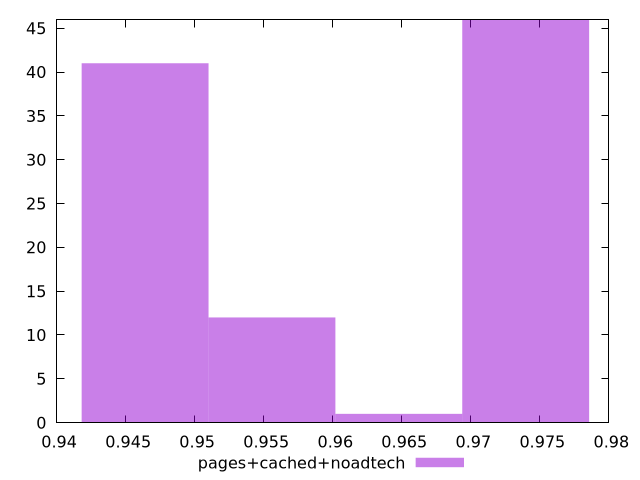

gnuplot code for this plot:
$_pagesCachedNoadtech <<EOF
0.9739742627384609 46
0.9464089534156742 41
0.9555973898566031 12
0.964785826297532 1
EOF
set key outside below
set terminal pngcairo
set output "report_00005_2020-11-02T22-26-11.212Z/first-meaningful-paint/pages+cached+noadtech//hist.png"
set yrange [0:46]
set boxwidth 0.009188436440928876
set style fill transparent solid 0.5 noborder
plot $_pagesCachedNoadtech title "pages+cached+noadtech" with boxes ,
